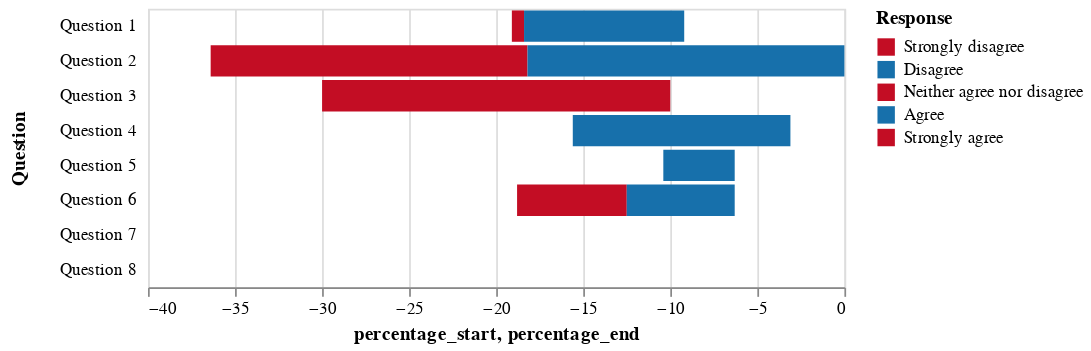

Here is the notebook cell this chart was saved with:
### Code cell
import altair as alt

source = alt.pd.DataFrame([
      {
        "question": "data",
        "type": "Strongly disagree",
        "value": 24,
        "percentage": 0.7,
        "percentage_start": -19.1,
        "percentage_end": -18.4
      },
      {
        "question": "data",
        "type": "Disagree",
        "value": 294,
        "percentage": 9.1,
        "percentage_start": -18.4,
        "percentage_end": -9.2
      },

      {
        "question": "model",
        "type": "Strongly disagree",
        "value": 2,
        "percentage": 18.2,
        "percentage_start": -36.4,
        "percentage_end": -18.2
      },
      {
        "question": "model",
        "type": "Disagree",
        "value": 2,
        "percentage": 18.2,
        "percentage_start": -18.2,
        "percentage_end": 0
      },

      {
        "question": "quality",
        "type": "Strongly disagree",
        "value": 2,
        "percentage": 20,
        "percentage_start": -30,
        "percentage_end": -10
      },
      {
        "question": "quality",
        "type": "Disagree",
        "value": 0,
        "percentage": 0,
        "percentage_start": -10,
        "percentage_end": -10
      },


      {
        "question": "label",
        "type": "Strongly disagree",
        "value": 0,
        "percentage": 0,
        "percentage_start": -15.6,
        "percentage_end": -15.6
      },
      {
        "question": "label",
        "type": "Disagree",
        "value": 2,
        "percentage": 12.5,
        "percentage_start": -15.6,
        "percentage_end": -3.1
      },

      {
        "question": "length",
        "type": "Strongly disagree",
        "value": 0,
        "percentage": 0,
        "percentage_start": -10.4,
        "percentage_end": -10.4
      },
      {
        "question": "length",
        "type": "Disagree",
        "value": 1,
        "percentage": 4.2,
        "percentage_start": -10.4,
        "percentage_end": -6.3
      },


      {
        "question": "tutorial",
        "type": "Strongly disagree",
        "value": 1,
        "percentage": 6.3,
        "percentage_start": -18.8,
        "percentage_end": -12.5
      },
      {
        "question": "tutorial",
        "type": "Disagree",
        "value": 1,
        "percentage": 6.3,
        "percentage_start": -12.5,
        "percentage_end": -6.3
      },

      {
        "question": "confidence",
        "type": "Strongly disagree",
        "value": 0,
        "percentage": 0,
        "percentage_start": -10,
        "percentage_end": -10
      },
      {
        "question": "confidence",
        "type": "Disagree",
        "value": 0,
        "percentage": 0,
        "percentage_start": -10,
        "percentage_end": -10
      },

      {
        "question": "example",
        "type": "Strongly disagree",
        "value": 0,
        "percentage": 0,
        "percentage_start": 0,
        "percentage_end": 0
      },
      {
        "question": "example",
        "type": "Disagree",
        "value": 0,
        "percentage": 0,
        "percentage_start": 0,
        "percentage_end": 0
      },

      {
        "question": "attribution",
        "type": "Strongly disagree",
        "value": 0,
        "percentage": 0,
        "percentage_start": 0,
        "percentage_end": 0
      },
      {
        "question": "attribution",
        "type": "Disagree",
        "value": 0,
        "percentage": 0,
        "percentage_start": 0,
        "percentage_end": 0
      },

      {
        "question": "counterfactual",
        "type": "Strongly disagree",
        "value": 0,
        "percentage": 0,
        "percentage_start": 0,
        "percentage_end": 0
      },
      {
        "question": "counterfactual",
        "type": "Disagree",
        "value": 0,
        "percentage": 0,
        "percentage_start": 0,
        "percentage_end": 0
      },

])


color_scale = alt.Scale(
    domain=[
        "Strongly disagree",
        "Disagree",
        "Neither agree nor disagree",
        "Agree",
        "Strongly agree"
    ],
    range=["#c30d24", "#1770ab"]
#     range=["#c30d24", "#f3a583", "#cccccc", "#94c6da", "#1770ab"]
)

y_axis = alt.Axis(
    title='Question',
    offset=5,
    ticks=False,
    minExtent=60,
    domain=False
)

alt.Chart(source).mark_bar().encode(
    x='percentage_start:Q',
    x2='percentage_end:Q',
    y=alt.Y('question:N', axis=y_axis),
    color=alt.Color(
        'type:N',
        legend=alt.Legend( title='Response'),
        scale=color_scale,
    )
)

### Figure 1 — Vega-Lite specification as saved in the notebook (floating-point values rounded to 4 significant figures)
{"config": {"view": {"continuousWidth": 400, "continuousHeight": 300}}, "data": {"name": "data-e43389dacbbd8eb2e99fcef7e7764b0b"}, "mark": "bar", "encoding": {"color": {"field": "type", "legend": {"title": "Response"}, "scale": {"domain": ["Strongly disagree", "Disagree", "Neither agree nor disagree", "Agree", "Strongly agree"], "range": ["#c30d24", "#1770ab"]}, "type": "nominal"}, "x": {"field": "percentage_start", "type": "quantitative"}, "x2": {"field": "percentage_end"}, "y": {"axis": {"domain": false, "minExtent": 60, "offset": 5, "ticks": false, "title": "Question"}, "field": "question", "type": "nominal"}}, "$schema": "https://vega.github.io/schema/vega-lite/v4.17.0.json", "datasets": {"data-e43389dacbbd8eb2e99fcef7e7764b0b": [{"question": "Question 1", "type": "Strongly disagree", "value": 24, "percentage": 0.7, "percentage_start": -19.1, "percentage_end": -18.4}, {"question": "Question 1", "type": "Disagree", "value": 294, "percentage": 9.1, "percentage_start": -18.4, "percentage_end": -9.2}, {"question": "Question 2", "type": "Strongly disagree", "value": 2, "percentage": 18.2, "percentage_start": -36.4, "percentage_end": -18.2}, {"question": "Question 2", "type": "Disagree", "value": 2, "percentage": 18.2, "percentage_start": -18.2, "percentage_end": 0.0}, {"question": "Question 3", "type": "Strongly disagree", "value": 2, "percentage": 20.0, "percentage_start": -30.0, "percentage_end": -10.0}, {"question": "Question 3", "type": "Disagree", "value": 0, "percentage": 0.0, "percentage_start": -10.0, "percentage_end": -10.0}, {"question": "Question 4", "type": "Strongly disagree", "value": 0, "percentage": 0.0, "percentage_start": -15.6, "percentage_end": -15.6}, {"question": "Question 4", "type": "Disagree", "value": 2, "percentage": 12.5, "percentage_start": -15.6, "percentage_end": -3.1}, {"question": "Question 5", "type": "Strongly disagree", "value": 0, "percentage": 0.0, "percentage_start": -10.4, "percentage_end": -10.4}, {"question": "Question 5", "type": "Disagree", "value": 1, "percentage": 4.2, "percentage_start": -10.4, "percentage_end": -6.3}, {"question": "Question 6", "type": "Strongly disagree", "value": 1, "percentage": 6.3, "percentage_start": -18.8, "percentage_end": -12.5}, {"question": "Question 6", "type": "Disagree", "value": 1, "percentage": 6.3, "percentage_start": -12.5, "percentage_end": -6.3}, {"question": "Question 7", "type": "Strongly disagree", "value": 0, "percentage": 0.0, "percentage_start": -10.0, "percentage_end": -10.0}, {"question": "Question 7", "type": "Disagree", "value": 0, "percentage": 0.0, "percentage_start": -10.0, "percentage_end": -10.0}, {"question": "Question 8", "type": "Strongly disagree", "value": 0, "percentage": 0.0, "percentage_start": 0.0, "percentage_end": 0.0}, {"question": "Question 8", "type": "Disagree", "value": 0, "percentage": 0.0, "percentage_start": 0.0, "percentage_end": 0.0}]}}
